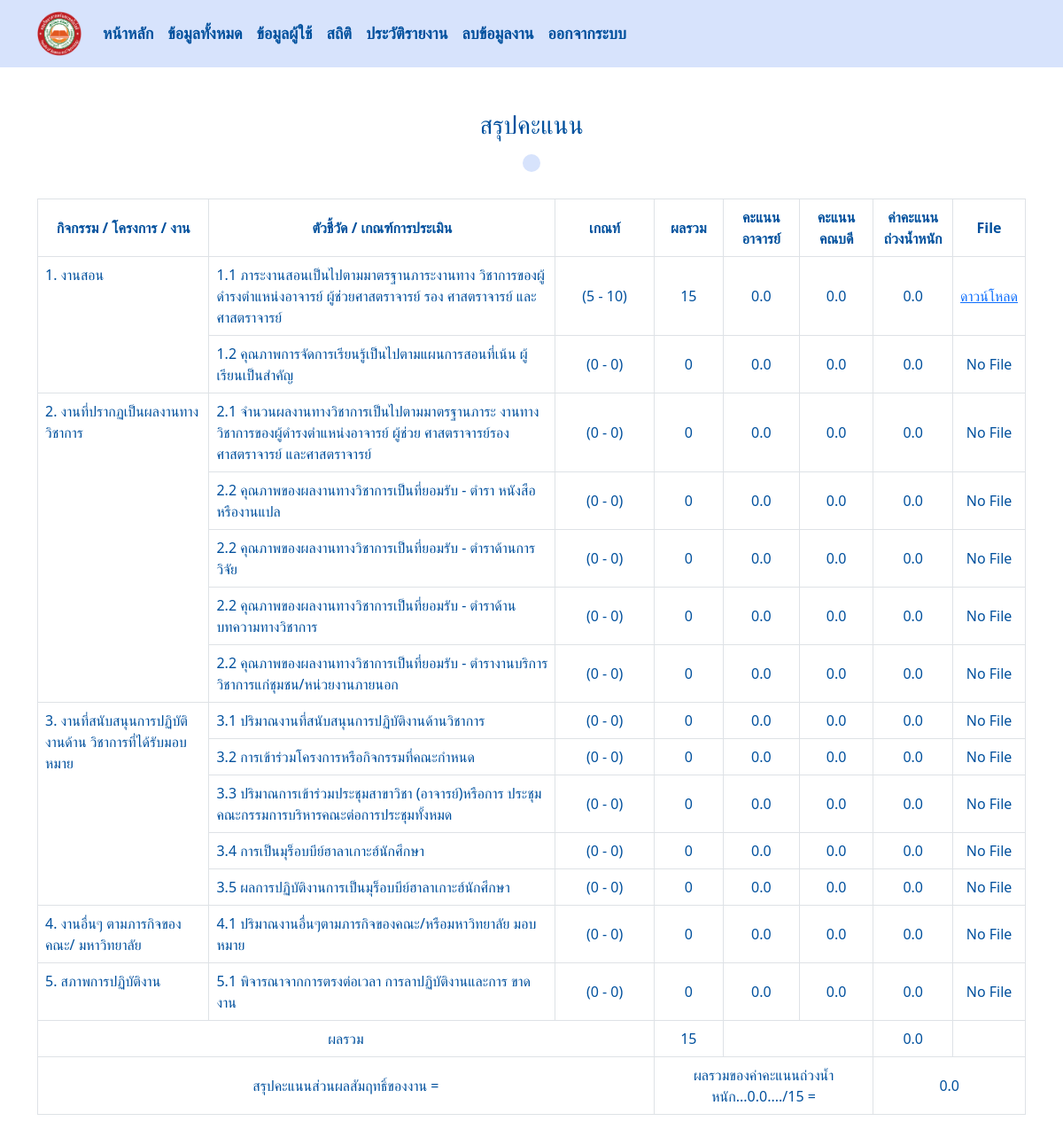
Screenshot of /final_conclusion/5/ (signed in) with the database file from the repository.
### managesystem/models.py (models this page shows, shortened)
class Result(models.Model):
    employee = models.ForeignKey(Employee, on_delete=models.CASCADE)
    work = models.ForeignKey(Setunit, on_delete=models.CASCADE)
    term1 = models.PositiveIntegerField(default=0)
    term2 = models.PositiveIntegerField(default=0)
    total = models.PositiveIntegerField(default=0)
    employee_score = models.FloatField(default=0.0)
    dean_score = models.FloatField(default=0.0)
    result_score = models.FloatField(default=0.0)
    file = models.FileField(upload_to=user_directory_path, blank=True, null=True)

class Work(models.Model):
    name = models.CharField(max_length=100) ### col for กิจกรรม
    description = models.TextField() ### col for ตัวชี่วัด

class Setunit(models.Model):
    name = models.ForeignKey(Work,on_delete=models.CASCADE) ### ตำแหน่ง
    minunit = models.PositiveIntegerField(default=0) ### ค่าน้ำหนักตำ
    maxunit = models.PositiveIntegerField(default=0) ### สูง
    POSITION_CHOICES = [
        ('Dean', 'Dean'),
        ('Lecturer', 'Lecturer'),
        ('Researcher', 'Researcher'),
    ]
    position = models.CharField(max_length=50, choices=POSITION_CHOICES)

### managesystem/views.py (the view)
    def wrapper(request, *args, **kwargs):
        if not request.user.is_authenticated:
            messages.info(request, "กรุณาเข้าสู่ระบบ")  # Custom message
            return redirect('login')  # Redirect to login URL
        return function(request, *args, **kwargs)

### managesystem/views.py (called while the page is built)
def custom_login_required(function):
    def wrapper(request, *args, **kwargs):
        if not request.user.is_authenticated:
            messages.info(request, "กรุณาเข้าสู่ระบบ")  # Custom message
            return redirect('login')  # Redirect to login URL
        return function(request, *args, **kwargs)
    return wrapper

@custom_login_required
def Final (request, employee_id):
    employee = get_object_or_404(Employee, id=employee_id)
    results = Result.objects.filter(employee=employee)
    grouped_works = {key: list(group) for key, group in itertools.groupby(results, key=lambda x: x.work.name.name)}
    total_sum = (results.aggregate(Sum('total'))['total__sum'] or 0)
    score_sum = (results.aggregate(Sum('result_score'))['result_score__sum'] or 0)
    result_sum = float(score_sum / total_sum)
    context = {
        'grouped_works': grouped_works,
        'employee': employee,
        'total_sum': total_sum,
        'score_sum': score_sum,
        'result_sum': result_sum
    }
    return render(request,"final.html", context)

### templates/final.html (shortened to what this page needs)
{% include 'navbar.html' %}
<!DOCTYPE html>
<html lang="en">
<head>
    {% load static %}
    <link rel="stylesheet" href="{% static 'css/conclusion.css' %}">
</head>
<body>
    <div class="container mt-5">
        <h3 class="text-center mb-3">สรุปคะแนน</h3>
        <div class="text-center">
        <h3 class="mb-4 name">{{employee.username.first_name}} {{employee.username.last_name}}</h3>
    </div>
        <div class="table-responsive">
                <table id="workdata-table" class="table table-bordered">
                    <thead class="thead-dark">
                        <tr class="text-center align-middle">
                            <th data-filter="true" data-filter-type="select">กิจกรรม / โครงการ / งาน</th>
                            <th data-filter="true" data-filter-type="select">ตัวชี้วัด / เกณฑ์การประเมิน</th>
                            <th data-filter="true" data-filter-type="select">เกณท์</th>
                            <th data-filter="true" data-filter-type="select">ผลรวม</th>
                            <th data-filter="true" data-filter-type="select">คะแนนอาจารย์</th>
                            <th data-filter="true" data-filter-type="select">คะแนนคณบดี</th>
                            <th id="sem2Header" data-filter="true" data-filter-type="select">ค่าคะแนนถ่วงน้ำหนัก</th>
                            <th id="sem2Header" data-filter="true" data-filter-type="select" >File</th>
                        </tr>
                    </thead>
                    <tbody>
                        {% for group_name, group_works in grouped_works.items %}
                        <tr>
                            <td rowspan="{{ group_works|length }}">{{ group_name }}</td>
                            <td name="{{group_works.0.work.name.id}}">{{ group_works.0.work.name.description }}</td>
                            <td class="text-center align-middle" style="width: 10%;">
                                ({{group_works.0.work.minunit}} - {{group_works.0.work.maxunit}})
                            </td>
                            <td class="text-center align-middle" style="width: 7%;">
                                {{group_works.0.total}}
                            </td>
                            <td  class="align-middle text-center">
                                {{ group_works.0.employee_score }}
                            </td>
                            <td  data-id="{{ group_works.0.work.id }}" class="text-center align-middle">
                                {{ group_works.0.dean_score }}
                            </td>
                            <td  data-id="{{ group_works.0.id }}" class="text-center align-middle">{{group_works.0.result_score|floatformat:1 }}</td>
                            <td class="text-center align-middle">
                            {% if group_works.0.file %}
                                <a href="{% url 'download_file' group_works.0.id %}">ดาวน์โหลด</a>
                            {% else %}
                                No File
                            {% endif %}</td>
                        </tr>
                            {% for work in group_works|slice:"1:" %}
                                    <tr>
                                        <td>{{ work.work.name.description }}</td>
                                            <td class="text-center align-middle" style="width: 10%;">
                                                ({{work.work.minunit}} - {{work.work.maxunit}})
                                            </td>
                                        <td  class="text-center align-middle">
                                            {{work.total}}
                                        </td>
                                        <td  class="align-middle text-center">
                                            {{ work.employee_score }}
                                        </td>
                                        <td  class="align-middle text-center">
                                            {{ work.dean_score }}
                                        </td>
                                        <td data-id="{{ work.id }}" class="text-center align-middle">
                                            {{work.result_score|floatformat:1 }}
                                        </td>
                                        <td class="text-center align-middle">
                                        {% if work.file %}
                                            <a href="{% url 'download_file' work.id %}">ดาวน์โหลด</a>
                                        {% else %}
                                            No File
                                        {% endif %}</td>
                                    </tr>
                                    {% endfor %}
                                    {% endfor %}
                                    <tr class="text-center align-middle">
                                        <td class="text-right" colspan="3">ผลรวม</td>
                                        <td>{{ total_sum }}</td>
                                        <td colspan="2"></td>
                                        <td>{{ score_sum|floatformat:1 }}</td>
                                        <td></td>
                                    </tr>
                                    <tr class="text-center align-middle">
                                        <td class="text-left" colspan="3">สรุปคะแนนส่วนผลสัมฤทธิ์ของงาน = </td>
                                        <td colspan="3"> ผลรวมของค่าคะแนนถ่วงน้ำหนัก...{{ score_sum|floatformat:1 }}..../{{total_sum}} =</td>
                                        <td colspan="2">{{ result_sum|floatformat:1 }}</td>
                                    </tr>
                        </tbody>
                    </table>
        </div>
    </div>
</body>
</html>

### static/css/conclusion.css (style rules this page uses)
h1,h2,h3,h4,h5,h6,p,td,th { color: #00509D; }
.container .name { display: inline-block; font-size: 24px; background-color: #D7E3FC; border-radius: 50px; padding: 10px; font-weight: bold; }

### rows the page displays
Result: name "1. งานสอน", work.description "1.1 ภาระงานสอนเป็นไปตามมาตรฐานภาระงานทาง วิชาการของผู้ดำรงตำแหน่งอาจารย์ ผู้ช่วยศาสตราจารย์ รอง ศาสตราจารย์ และศาสตราจารย์", work.minunit "5", work.maxunit "10", total "15", employee_score "0.0", dean_score "0.0", result_score "0.0", shows "ดาวน์โหลด"
Result: work.name.description "1.2 คุณภาพการจัดการเรียนรู้เป็นไปตามแผนการสอนที่เน้น ผู้เรียนเป็นสำคัญ", work.minunit "0", work.maxunit "0", total "0", employee_score "0.0", dean_score "0.0", result_score "0.0", file "No File"
Result: name "2. งานที่ปรากฏเป็นผลงานทางวิชาการ", work.description "2.1 จำนวนผลงานทางวิชาการเป็นไปตามมาตรฐานภาระ งานทางวิชาการของผู้ดำรงตำแหน่งอาจารย์ ผู้ช่วย ศาสตราจารย์รองศาสตราจารย์ และศาสตราจารย์", work.minunit "0", work.maxunit "0", total "0", employee_score "0.0", dean_score "0.0", result_score "0.0", file "No File"
Result: work.name.description "2.2 คุณภาพของผลงานทางวิชาการเป็นที่ยอมรับ - ตำรา หนังสือหรืองานแปล", work.minunit "0", work.maxunit "0", total "0", employee_score "0.0", dean_score "0.0", result_score "0.0", file "No File"
Result: work.name.description "2.2 คุณภาพของผลงานทางวิชาการเป็นที่ยอมรับ - ตำราด้านการวิจัย", work.minunit "0", work.maxunit "0", total "0", employee_score "0.0", dean_score "0.0", result_score "0.0", file "No File"
Result: work.name.description "2.2 คุณภาพของผลงานทางวิชาการเป็นที่ยอมรับ - ตำราด้านบทความทางวิชาการ", work.minunit "0", work.maxunit "0", total "0", employee_score "0.0", dean_score "0.0", result_score "0.0", file "No File"
Result: work.name.description "2.2 คุณภาพของผลงานทางวิชาการเป็นที่ยอมรับ - ตำรางานบริการวิชาการแก่ชุมชน/หน่วยงานภายนอก", work.minunit "0", work.maxunit "0", total "0", employee_score "0.0", dean_score "0.0", result_score "0.0", file "No File"
Result: name "3. งานที่สนับสนุนการปฏิบัติงานด้าน วิชาการที่ได้รับมอบหมาย", work.description "3.1 ปริมาณงานที่สนับสนุนการปฏิบัติงานด้านวิชาการ", work.minunit "0", work.maxunit "0", total "0", employee_score "0.0", dean_score "0.0", result_score "0.0", file "No File"
Result: work.name.description "3.2 การเข้าร่วมโครงการหรือกิจกรรมที่คณะกำหนด", work.minunit "0", work.maxunit "0", total "0", employee_score "0.0", dean_score "0.0", result_score "0.0", file "No File"
Result: work.name.description "3.3 ปริมาณการเข้าร่วมประชุมสาขาวิชา (อาจารย์)หรือการ ประชุมคณะกรรมการบริหารคณะต่อการประชุมทั้งหมด", work.minunit "0", work.maxunit "0", total "0", employee_score "0.0", dean_score "0.0", result_score "0.0", file "No File"
Result: work.name.description "3.4 การเป็นมุร็อบบีย์ฮาลาเกาะฮ์นักศึกษา", work.minunit "0", work.maxunit "0", total "0", employee_score "0.0", dean_score "0.0", result_score "0.0", file "No File"
Result: work.name.description "3.5 ผลการปฏิบัติงานการเป็นมุร็อบบีย์ฮาลาเกาะฮ์นักศึกษา", work.minunit "0", work.maxunit "0", total "0", employee_score "0.0", dean_score "0.0", result_score "0.0", file "No File"
Result: name "4. งานอื่นๆ ตามภารกิจของคณะ/ มหาวิทยาลัย", work.description "4.1 ปริมาณงานอื่นๆตามภารกิจของคณะ/หรือมหาวิทยาลัย มอบหมาย", work.minunit "0", work.maxunit "0", total "0", employee_score "0.0", dean_score "0.0", result_score "0.0", file "No File"
Result: name "5. สภาพการปฏิบัติงาน", work.description "5.1 พิจารณาจากการตรงต่อเวลา การลาปฏิบัติงานและการ ขาดงาน", work.minunit "0", work.maxunit "0", total "0", employee_score "0.0", dean_score "0.0", result_score "0.0", file "No File"

### other values shown
{{ total_sum }} "15"
{{ score_sum|floatformat:1 }} "0.0"
{{ result_sum|floatformat:1 }} "0.0"
